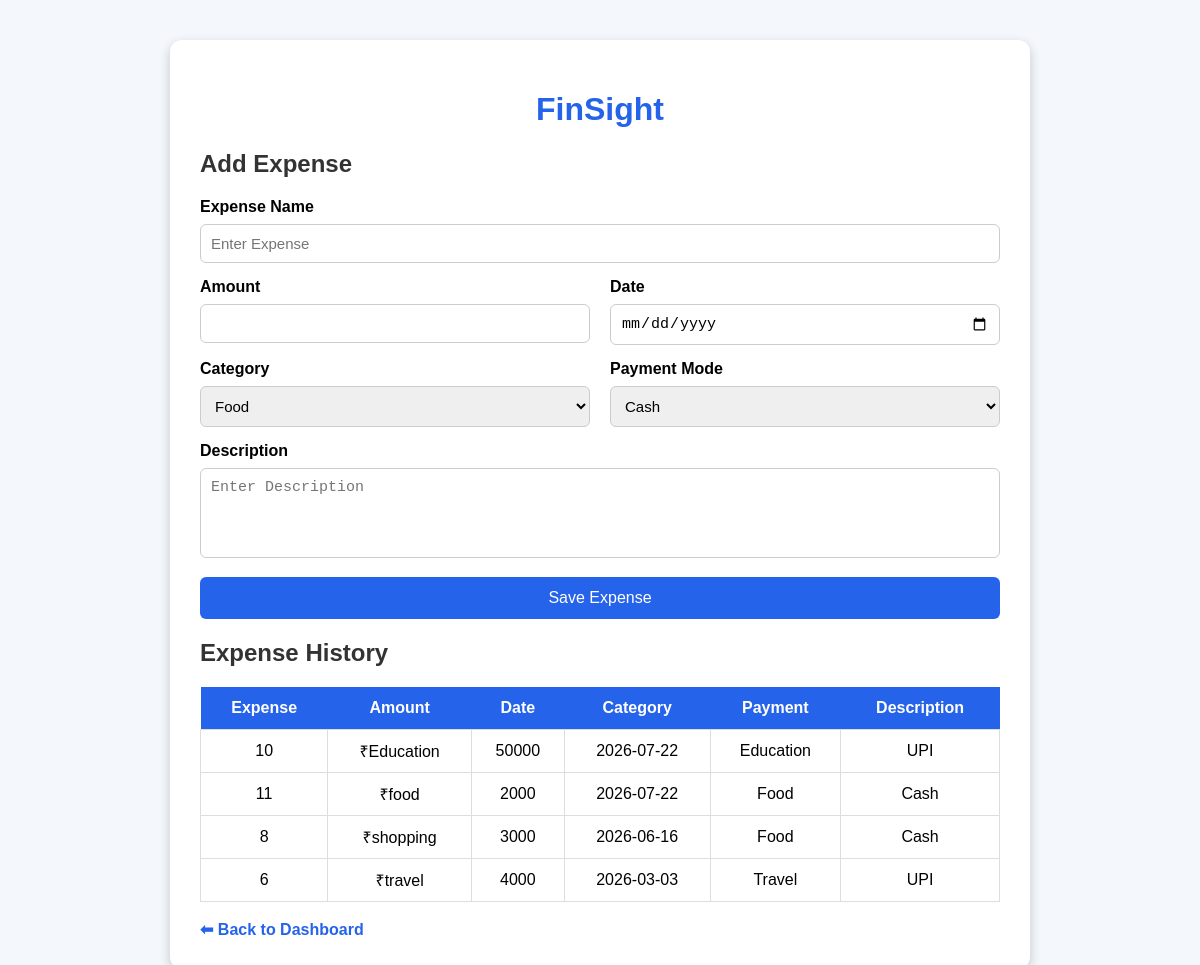
The page /expense (signed in) on the database its author committed.
### tables this page shows
CREATE TABLE expenses(
        id INTEGER PRIMARY KEY AUTOINCREMENT,
        user_id INTEGER,
        expense_name TEXT,
        amount INTEGER,
        date TEXT,
        category TEXT,
        payment_mode TEXT,
        description TEXT
    );

### app.py (the view, shortened to what this page needs)
@app.route("/expense", methods=["GET", "POST"])
def expense():
    user_id = session.get("user_id")
    if not user_id:
        return redirect("/")
    conn = sqlite3.connect("database.db")
    cursor = conn.cursor()
    cursor.execute("""
        SELECT id,
               expense_name,
               amount,
               date,
               category,
               payment_mode,
               description
        FROM expenses
        WHERE user_id=?
        ORDER BY date DESC
    """, (user_id,))
    expenses = cursor.fetchall()
    conn.close()
    return render_template(
        "expense.html",
        expenses=expenses
    )

### templates/expense.html (shortened to what this page needs)
<!DOCTYPE html>
<html>
<head>
</head>
<body>
<div class="container">
<h1>FinSight</h1>
<h2>Add Expense</h2>
<form method="POST">
<label>Expense Name</label>
<input type="text" name="expense_name" placeholder="Enter Expense" required>
<div class="row">
<div class="col">
<label>Amount</label>
<input type="number" name="amount" required>
</div>
<div class="col">
<label>Date</label>
<input type="date" name="date" required>
</div>
</div>
<div class="row">
<div class="col">
<label>Category</label>
<select name="category">
<option>Food</option>
</select>
</div>
<div class="col">
<label>Payment Mode</label>
<select name="payment_mode">
<option>Cash</option>
</select>
</div>
</div>
<label>Description</label>
<textarea name="description" rows="4" placeholder="Enter Description"></textarea>
<button type="submit">Save Expense</button>
</form>
<h2>Expense History</h2>
<table>
<tr>
<th>Expense</th>
<th>Amount</th>
<th>Date</th>
<th>Category</th>
<th>Payment</th>
<th>Description</th>
</tr>
{% for expense in expenses %}
<tr>
<td>{{ expense[0] }}</td>
<td>₹{{ expense[1] }}</td>
<td>{{ expense[2] }}</td>
<td>{{ expense[3] }}</td>
<td>{{ expense[4] }}</td>
<td>{{ expense[5] }}</td>
</tr>
{% endfor %}
</table>
<br>
<a href="/dashboard">⬅ Back to Dashboard</a>
</div>
</body>
</html>

### templates/expense.html (style rules this page uses)
body { font-family: Arial, sans-serif; background:#f4f7fc; margin:0; padding:0; }
.container { width:800px; margin:40px auto; background:white; padding:30px; border-radius:12px; box-shadow:0 4px 12px rgba(0,0,0,0.2); }
h1 { text-align:center; color:#2563eb; }
h2 { color:#333; margin-bottom:20px; }
label { font-weight:bold; }
input, select, textarea { width:100%; padding:10px; margin-top:8px; margin-bottom:15px; border:1px solid #ccc; border-radius:6px; box-sizing:border-box; font-size:15px; }
.row { display:flex; gap:20px; }
.col { flex:1; }
textarea { resize:none; }
button { width:100%; padding:12px; background:#2563eb; color:white; border:none; border-radius:6px; font-size:16px; cursor:pointer; }
table { width:100%; border-collapse:collapse; margin-top:20px; }
table th { background:#2563eb; color:white; padding:12px; }
table td { padding:10px; border:1px solid #ddd; text-align:center; }
a { text-decoration:none; color:#2563eb; font-weight:bold; }

### rows shown on the page
expenses: id "10", expense_name "Education", amount "50000", date "2026-07-22", category "Education", payment_mode "UPI"
expenses: id "11", expense_name "food", amount "2000", date "2026-07-22", category "Food", payment_mode "Cash"
expenses: id "8", expense_name "shopping", amount "3000", date "2026-06-16", category "Food", payment_mode "Cash"
expenses: id "6", expense_name "travel", amount "4000", date "2026-03-03", category "Travel", payment_mode "UPI"
